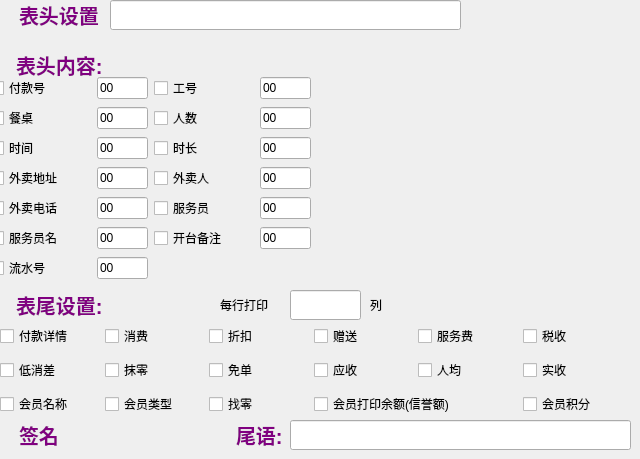
       <widget class="QWidget" name="stackedWidgetPage3">
        <widget class="QLineEdit" name="lineEdit_4">
         <property name="geometry">
          <rect>
           <x>110</x>
           <y>0</y>
           <width>351</width>
           <height>30</height>
          </rect>
         </property>
        </widget>
        <widget class="QCheckBox" name="checkBox_25">
         <property name="geometry">
          <rect>
           <x>0</x>
           <y>0</y>
           <width>111</width>
           <height>30</height>
          </rect>
         </property>
         <property name="styleSheet">
          <string notr="true">QCheckBox{
background:transparent;
color:purple;
font:bold 15pt;
}</string>
         </property>
         <property name="text">
          <string>表头设置</string>
         </property>
        </widget>
        <widget class="QLabel" name="label_139">
         <property name="geometry">
          <rect>
           <x>220</x>
           <y>290</y>
           <width>71</width>
           <height>30</height>
          </rect>
         </property>
         <property name="text">
          <string>每行打印</string>
         </property>
        </widget>
        <widget class="QLineEdit" name="lineEdit_33">
         <property name="geometry">
          <rect>
           <x>290</x>
           <y>290</y>
           <width>71</width>
           <height>30</height>
          </rect>
         </property>
         <property name="text">
          <string/>
         </property>
        </widget>
        <widget class="QLabel" name="label_140">
         <property name="geometry">
          <rect>
           <x>370</x>
           <y>290</y>
           <width>71</width>
           <height>30</height>
          </rect>
         </property>
         <property name="text">
          <string>列</string>
         </property>
        </widget>
        <widget class="QCheckBox" name="checkBox_94">
         <property name="geometry">
          <rect>
           <x>0</x>
           <y>420</y>
           <width>91</width>
           <height>30</height>
          </rect>
         </property>
         <property name="styleSheet">
          <string notr="true">QCheckBox{
background:transparent;
color:purple;
font:bold 15pt;
}</string>
         </property>
         <property name="text">
          <string>签名</string>
         </property>
        </widget>
        <widget class="QLineEdit" name="lineEdit_34">
         <property name="geometry">
          <rect>
           <x>290</x>
           <y>420</y>
           <width>341</width>
           <height>30</height>
          </rect>
         </property>
         <property name="text">
          <string/>
         </property>
        </widget>
        <widget class="QWidget" name="widget" native="true">
         <property name="geometry">
          <rect>
           <x>-10</x>
           <y>76</y>
           <width>321</width>
           <height>211</height>
          </rect>
         </property>
         <layout class="QGridLayout" name="gridLayout_7">
          <item row="1" column="0">
           <widget class="QCheckBox" name="checkBox_66">
            <property name="text">
             <string>餐桌</string>
            </property>
           </widget>
          </item>
          <item row="1" column="2">
           <widget class="QCheckBox" name="checkBox_67">
            <property name="text">
             <string>人数</string>
            </property>
           </widget>
          </item>
          <item row="2" column="0">
           <widget class="QCheckBox" name="checkBox_68">
            <property name="text">
             <string>时间</string>
            </property>
           </widget>
          </item>
          <item row="3" column="0">
           <widget class="QCheckBox" name="checkBox_70">
            <property name="text">
             <string>外卖地址</string>
            </property>
           </widget>
          </item>
          <item row="3" column="2">
           <widget class="QCheckBox" name="checkBox_71">
            <property name="text">
             <string>外卖人</string>
            </property>
           </widget>
          </item>
          <item row="4" column="0">
           <widget class="QCheckBox" name="checkBox_72">
            <property name="text">
             <string>外卖电话</string>
            </property>
           </widget>
          </item>
          <item row="4" column="2">
           <widget class="QCheckBox" name="checkBox_73">
            <property name="text">
             <string>服务员</string>
            </property>
           </widget>
          </item>
          <item row="5" column="0">
           <widget class="QCheckBox" name="checkBox_74">
            <property name="text">
             <string>服务员名</string>
            </property>
           </widget>
          </item>
          <item row="5" column="2">
           <widget class="QCheckBox" name="checkBox_75">
            <property name="text">
             <string>开台备注</string>
            </property>
           </widget>
          </item>
          <item row="6" column="0">
           <widget class="QCheckBox" name="checkBox_76">
            <property name="text">
             <string>流水号</string>
            </property>
           </widget>
          </item>
          <item row="0" column="0">
           <widget class="QCheckBox" name="checkBox_26">
            <property name="text">
             <string>付款号</string>
            </property>
           </widget>
          </item>
          <item row="0" column="2">
           <widget class="QCheckBox" name="checkBox_65">
            <property name="text">
             <string>工号</string>
            </property>
           </widget>
          </item>
          <item row="2" column="2">
           <widget class="QCheckBox" name="checkBox_69">
            <property name="text">
             <string>时长</string>
            </property>
           </widget>
          </item>
          <item row="4" column="1">
           <widget class="QLineEdit" name="lineEdit_50">
            <property name="maximumSize">
             <size>
              <width>51</width>
              <height>16777215</height>
             </size>
            </property>
            <property name="text">
             <string>00</string>
            </property>
            <property name="outer_stylesheet" stdset="0">
             <string>lineedit_printsize</string>
            </property>
           </widget>
          </item>
          <item row="0" column="3">
           <widget class="QLineEdit" name="lineEdit_58">
            <property name="maximumSize">
             <size>
              <width>51</width>
              <height>16777215</height>
             </size>
            </property>
            <property name="text">
             <string>00</string>
            </property>
            <property name="outer_stylesheet" stdset="0">
             <string>lineedit_printsize</string>
            </property>
           </widget>
          </item>
          <item row="6" column="1">
           <widget class="QLineEdit" name="lineEdit_52">
            <property name="maximumSize">
             <size>
              <width>51</width>
              <height>16777215</height>
             </size>
            </property>
            <property name="text">
             <string>00</string>
            </property>
            <property name="outer_stylesheet" stdset="0">
             <string>lineedit_printsize</string>
            </property>
           </widget>
          </item>
          <item row="4" column="3">
           <widget class="QLineEdit" name="lineEdit_54">
            <property name="maximumSize">
             <size>
              <width>51</width>
              <height>16777215</height>
             </size>
            </property>
            <property name="text">
             <string>00</string>
            </property>
            <property name="outer_stylesheet" stdset="0">
             <string>lineedit_printsize</string>
            </property>
           </widget>
          </item>
          <item row="5" column="3">
           <widget class="QLineEdit" name="lineEdit_53">
            <property name="maximumSize">
             <size>
              <width>51</width>
              <height>16777215</height>
             </size>
            </property>
            <property name="text">
             <string>00</string>
            </property>
            <property name="outer_stylesheet" stdset="0">
             <string>lineedit_printsize</string>
            </property>
           </widget>
          </item>
          <item row="1" column="3">
           <widget class="QLineEdit" name="lineEdit_57">
            <property name="maximumSize">
             <size>
              <width>51</width>
              <height>16777215</height>
             </size>
            </property>
            <property name="text">
             <string>00</string>
            </property>
            <property name="outer_stylesheet" stdset="0">
             <string>lineedit_printsize</string>
            </property>
           </widget>
          </item>
          <item row="3" column="3">
           <widget class="QLineEdit" name="lineEdit_55">
            <property name="maximumSize">
             <size>
              <width>51</width>
              <height>16777215</height>
             </size>
            </property>
            <property name="text">
             <string>00</string>
            </property>
            <property name="outer_stylesheet" stdset="0">
             <string>lineedit_printsize</string>
            </property>
           </widget>
          </item>
          <item row="2" column="3">
           <widget class="QLineEdit" name="lineEdit_56">
            <property name="maximumSize">
             <size>
              <width>51</width>
              <height>16777215</height>
             </size>
            </property>
            <property name="text">
             <string>00</string>
            </property>
            <property name="outer_stylesheet" stdset="0">
             <string>lineedit_printsize</string>
            </property>
           </widget>
          </item>
          <item row="5" column="1">
           <widget class="QLineEdit" name="lineEdit_51">
            <property name="maximumSize">
             <size>
              <width>51</width>
              <height>16777215</height>
             </size>
            </property>
            <property name="text">
             <string>00</string>
            </property>
            <property name="outer_stylesheet" stdset="0">
             <string>lineedit_printsize</string>
            </property>
           </widget>
          </item>
          <item row="3" column="1">
           <widget class="QLineEdit" name="lineEdit_49">
            <property name="maximumSize">
             <size>
              <width>51</width>
              <height>16777215</height>
             </size>
            </property>
            <property name="text">
             <string>00</string>
            </property>
            <property name="outer_stylesheet" stdset="0">
             <string>lineedit_printsize</string>
            </property>
           </widget>
          </item>
          <item row="1" column="1">
           <widget class="QLineEdit" name="lineEdit_47">
            <property name="maximumSize">
             <size>
              <width>51</width>
              <height>16777215</height>
             </size>
            </property>
            <property name="text">
             <string>00</string>
            </property>
            <property name="outer_stylesheet" stdset="0">
             <string>lineedit_printsize</string>
            </property>
           </widget>
          </item>
          <item row="2" column="1">
           <widget class="QLineEdit" name="lineEdit_48">
            <property name="maximumSize">
             <size>
              <width>51</width>
              <height>16777215</height>
             </size>
            </property>
            <property name="text">
             <string>00</string>
            </property>
            <property name="outer_stylesheet" stdset="0">
             <string>lineedit_printsize</string>
            </property>
           </widget>
          </item>
          <item row="0" column="1">
           <widget class="QLineEdit" name="lineEdit_46">
            <property name="maximumSize">
             <size>
              <width>51</width>
              <height>16777215</height>
             </size>
            </property>
            <property name="text">
             <string>00</string>
            </property>
            <property name="outer_stylesheet" stdset="0">
             <string>lineedit_printsize</string>
            </property>
           </widget>
          </item>
         </layout>
        </widget>
        <widget class="QWidget" name="layoutWidget">
         <property name="geometry">
          <rect>
           <x>0</x>
           <y>320</y>
           <width>621</width>
           <height>101</height>
          </rect>
         </property>
         <layout class="QGridLayout" name="gridLayout_8">
          <item row="0" column="0">
           <widget class="QCheckBox" name="checkBox_77">
            <property name="text">
             <string>付款详情</string>
            </property>
           </widget>
          </item>
          <item row="0" column="1">
           <widget class="QCheckBox" name="checkBox_78">
            <property name="text">
             <string>消费</string>
            </property>
           </widget>
          </item>
          <item row="0" column="2">
           <widget class="QCheckBox" name="checkBox_80">
            <property name="text">
             <string>折扣</string>
            </property>
           </widget>
          </item>
          <item row="0" column="3">
           <widget class="QCheckBox" name="checkBox_79">
            <property name="text">
             <string>赠送</string>
            </property>
           </widget>
          </item>
          <item row="0" column="4">
           <widget class="QCheckBox" name="checkBox_82">
            <property name="text">
             <string>服务费</string>
            </property>
           </widget>
          </item>
          <item row="0" column="5">
           <widget class="QCheckBox" name="checkBox_81">
            <property name="text">
             <string>税收</string>
            </property>
           </widget>
          </item>
          <item row="1" column="0">
           <widget class="QCheckBox" name="checkBox_87">
            <property name="text">
             <string>低消差</string>
            </property>
           </widget>
          </item>
          <item row="1" column="1">
           <widget class="QCheckBox" name="checkBox_86">
            <property name="text">
             <string>抹零</string>
            </property>
           </widget>
          </item>
          <item row="1" column="2">
           <widget class="QCheckBox" name="checkBox_84">
            <property name="text">
             <string>免单</string>
            </property>
           </widget>
          </item>
          <item row="1" column="3">
           <widget class="QCheckBox" name="checkBox_83">
            <property name="text">
             <string>应收</string>
            </property>
           </widget>
          </item>
          <item row="1" column="4">
           <widget class="QCheckBox" name="checkBox_85">
            <property name="text">
             <string>人均</string>
            </property>
           </widget>
          </item>
          <item row="1" column="5">
           <widget class="QCheckBox" name="checkBox_88">
            <property name="text">
             <string>实收</string>
            </property>
           </widget>
          </item>
          <item row="2" column="0">
           <widget class="QCheckBox" name="checkBox_93">
            <property name="text">
             <string>会员名称</string>
            </property>
           </widget>
          </item>
          <item row="2" column="1">
           <widget class="QCheckBox" name="checkBox_92">
            <property name="text">
             <string>会员类型</string>
            </property>
           </widget>
          </item>
          <item row="2" column="2">
           <widget class="QCheckBox" name="checkBox_90">
            <property name="text">
             <string>找零</string>
            </property>
           </widget>
          </item>
          <item row="2" column="3" colspan="2">
           <widget class="QCheckBox" name="checkBox_89">
            <property name="text">
             <string>会员打印余额(信誉额)</string>
            </property>
           </widget>
          </item>
          <item row="2" column="5">
           <widget class="QCheckBox" name="checkBox_91">
            <property name="text">
             <string>会员积分</string>
            </property>
           </widget>
          </item>
         </layout>
        </widget>
        <widget class="QCheckBox" name="checkBox_27">
         <property name="geometry">
          <rect>
           <x>10</x>
           <y>50</y>
           <width>101</width>
           <height>30</height>
          </rect>
         </property>
         <property name="styleSheet">
          <string notr="true">QCheckBox{
background:transparent;
color:purple;
font:bold 15pt;
}
QCheckBox:indicator{
width:0px;
}</string>
         </property>
         <property name="text">
          <string>表头内容:</string>
         </property>
        </widget>
        <widget class="QCheckBox" name="checkBox_45">
         <property name="geometry">
          <rect>
           <x>10</x>
           <y>290</y>
           <width>101</width>
           <height>30</height>
          </rect>
         </property>
         <property name="styleSheet">
          <string notr="true">QCheckBox{
background:transparent;
color:purple;
font:bold 15pt;
}
QCheckBox:indicator{
width:0px;
}</string>
         </property>
         <property name="text">
          <string>表尾设置:</string>
         </property>
        </widget>
        <widget class="QCheckBox" name="checkBox_46">
         <property name="geometry">
          <rect>
           <x>230</x>
           <y>420</y>
           <width>51</width>
           <height>30</height>
          </rect>
         </property>
         <property name="styleSheet">
          <string notr="true">QCheckBox{
background:transparent;
color:purple;
font:bold 15pt;
}
QCheckBox:indicator{
width:0px;
}</string>
         </property>
         <property name="text">
          <string>尾语:</string>
         </property>
        </widget>
       </widget>
